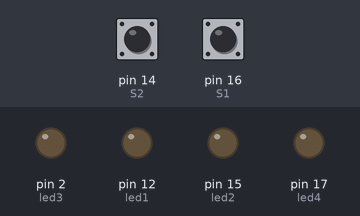
Simulated run of this sketch. Board: Arduino Uno, built with avr-gcc and run on an emulated ATmega328P. On the bench: output pins drawn as LEDs (lit = HIGH). Inputs (shaded band) come from the test bench; at power-on: pin 14 (S2) HIGH, pin 16 (S1) HIGH. What the sketch prints to the serial monitor is not drawn.

Above: at 1.2 s.
1.3 s: pin 14 (S2) pulled LOW for 0.15 s
At 2.5 s:
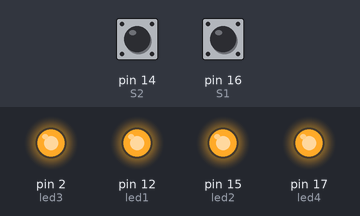
2.9 s: pin 16 (S1) pulled LOW for 0.15 s
At 4.0 s:
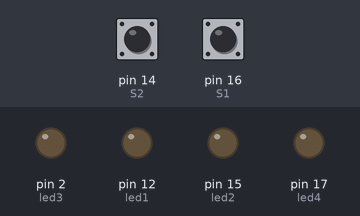
4.5 s: pin 14 (S2) pulled LOW for 1 s
At 5.2 s:
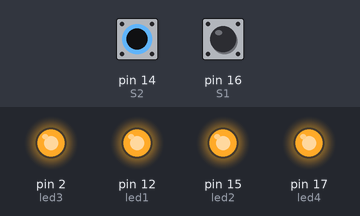
Timing chart, 0 to 7.5 s (numbered marks = the images above; inputs shaded):
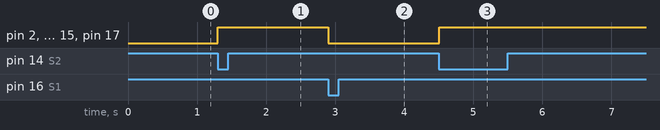

The sketch:

sketch_dec02a.ino
```cpp
const int led1 = 12;
const int led2 = 15;
const int led3 = 2;
const int led4 = 17;
const int S1 = 16;
const int S2 = 14;
bool state = false;

void setup() {
  // put your setup code here, to run once:
  pinMode(led1, OUTPUT);
  pinMode(led2, OUTPUT);
  pinMode(led3, OUTPUT);
  pinMode(led4, OUTPUT);
  pinMode(S1, INPUT_PULLUP);
  pinMode(S2, INPUT_PULLUP);
  Serial.begin(9600);
}

void loop() {
  // put your main code here, to run repeatedly:

  Serial.print(digitalRead(S1), DEC);
  Serial.print("\t");
  Serial.println(digitalRead(S2), DEC);
  if (digitalRead(S1) == 0)
  {
    state = false;
  }
  if (digitalRead(S2) == 0) {
    state = true;

  }
  if (state==true) {
    digitalWrite(led1, 1);
    digitalWrite(led2, 1);
    digitalWrite(led3, 1);
    digitalWrite(led4, 1);
  }
  else {
    digitalWrite(led1, 0);
    digitalWrite(led2, 0);
    digitalWrite(led3, 0);
    digitalWrite(led4, 0);
  }


}
```

Measured:
- after the input at 1.3 s, pin 2 (led3), pin 12 (led1), pin 15 (led2), pin 17 (led4): LOW → HIGH at once
- after the input at 2.9 s, pin 2 (led3), pin 12 (led1), pin 15 (led2), pin 17 (led4): HIGH → LOW at once
- after the input at 4.5 s, pin 2 (led3), pin 12 (led1), pin 15 (led2), pin 17 (led4): LOW → HIGH at once
